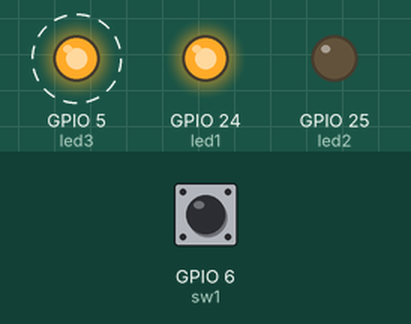
This program was run on a simulated Raspberry Pi (BCM pin numbers). On the bench: output pins drawn as LEDs (lit = HIGH). Dashed ring = blinking. Inputs (shaded band) come from the test bench; at power-on: GPIO 6 (sw1) HIGH. What the program prints to the terminal is not drawn.

Above: at 1.2 s.
1.3 s: GPIO 6 (sw1) pulled LOW for 3.2 s
At 1.3 s:
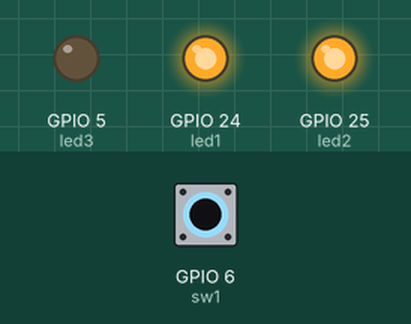
At 6.2 s:
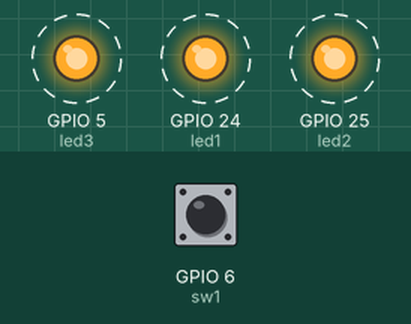
Timing chart, 0 to 13.5 s (numbered marks = the images above; inputs shaded):
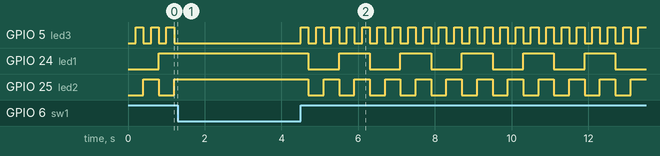

Measured:
- by itself, GPIO 24 (led1): alternates HIGH for 0.80 s and LOW for 0.80 s

The program:

demo.py
```python
#!/usr/bin/python

import RPi.GPIO as GPIO
import time
import atexit

def cleanup():
  print("Cleaning up")
  GPIO.cleanup()

led1 = 24
led2 = 25
led3 = 5
sw1 = 6

atexit.register(cleanup)

#print(GPIO.RPI_INFO)

print("Platform info:")
for key in GPIO.RPI_INFO:
  print("  {} = {}".format(key, GPIO.RPI_INFO[key]))

GPIO.setmode(GPIO.BCM)
#GPIO.setwarnings(False)
GPIO.setup(led1, GPIO.OUT)
GPIO.setup(led2, GPIO.OUT)
GPIO.setup(led3, GPIO.OUT)
GPIO.setup(sw1, GPIO.IN)

while True:
  # Make LEDs cycle in a binary count pattern.
  for i in range(8):
    if (i & 1):
      GPIO.output(led3, GPIO.HIGH)
    else:
      GPIO.output(led3, GPIO.LOW)
    if (i & 2):
      GPIO.output(led2, GPIO.HIGH)
    else:
      GPIO.output(led2, GPIO.LOW)
    if (i & 4):
      GPIO.output(led1, GPIO.HIGH)
    else:
      GPIO.output(led1, GPIO.LOW)

    time.sleep(0.2)

    # Wait if button is pressed (is high).
    while GPIO.input(sw1) == GPIO.LOW:
      pass
```
